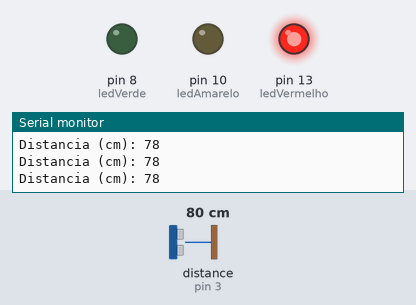
Simulated run of this sketch. Board: Arduino Uno, built with avr-gcc and run on an emulated ATmega328P. Shown: output pins drawn as LEDs (lit = HIGH), the last lines printed to the serial monitor. Wiring (inferred from the names in the program): ultrasonic range finder: trigger pin 2; echo pin 3. Inputs (shaded band) come from the test bench; at power-on: distance to the obstacle (sensor on pin 3) 80 cm. The echo pulse lasts 58.3 µs per cm; pins used as bus, display or sensor lines are not drawn.

Above: at 1.2 s.
1.3 s: distance to the obstacle (sensor on pin 3) set to 99 cm
4.3 s: distance to the obstacle (sensor on pin 3) set to 105 cm
At 5.1 s:
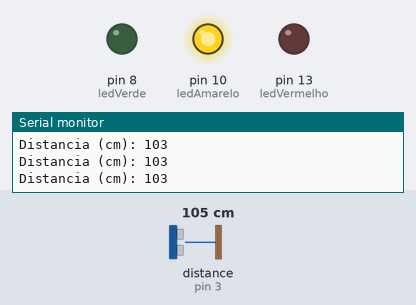
6.0 s: distance to the obstacle (sensor on pin 3) set to 197 cm
7.5 s: distance to the obstacle (sensor on pin 3) set to 206 cm
At 8.0 s:
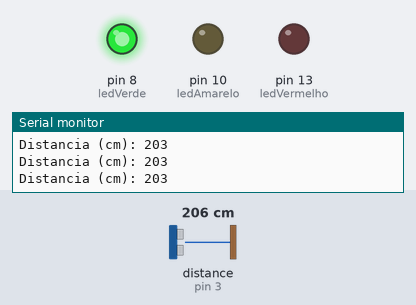
9.2 s: distance to the obstacle (sensor on pin 3) set to 2 cm
At 10.3 s:
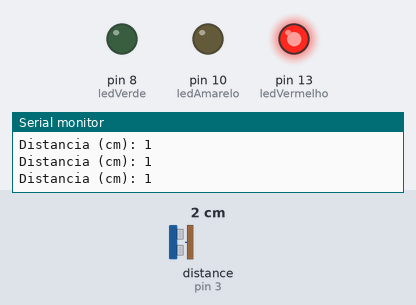
10.9 s: distance to the obstacle (sensor on pin 3) set to 120 cm
At 11.6 s:
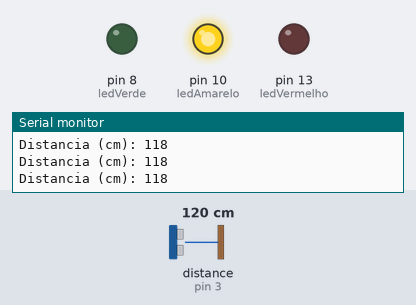
Timing chart, 0 to 13.5 s (numbered marks = the images above; inputs shaded):
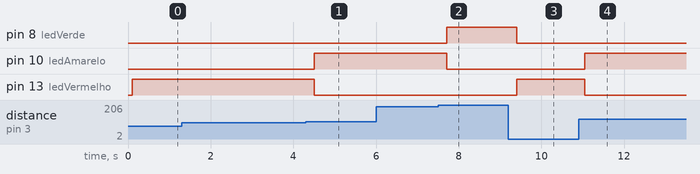

Measured:
- the behaviour switches between 101 and 102 cm on distance to the obstacle (sensor on pin 3) (found by bisection; images 0 and 1)
- the behaviour switches between 202 and 203 cm on distance to the obstacle (sensor on pin 3) (found by bisection; images 1 and 2)
- after the input at 4.3 s, pin 10 (ledAmarelo): LOW → HIGH after 0.20 s; pin 13 (ledVermelho): HIGH → LOW after 0.20 s
- after the input at 7.5 s, pin 8 (ledVerde): LOW → HIGH after 0.21 s; pin 10 (ledAmarelo): HIGH → LOW after 0.21 s
- after the input at 9.2 s, pin 8 (ledVerde): HIGH → LOW after 0.21 s; pin 13 (ledVermelho): LOW → HIGH after 0.21 s
- after the input at 10.9 s, pin 10 (ledAmarelo): LOW → HIGH after 0.15 s; pin 13 (ledVermelho): HIGH → LOW after 0.15 s

The sketch:

Code.ino
```cpp
const byte triggerPin = 2;
const byte echoPin = 3;

long duracao;
int distancia;

int ledVerde = 8;
int ledAmarelo = 10;
int ledVermelho = 13;

void setup()
{
  Serial.begin(9600);
  pinMode(triggerPin, OUTPUT);
  pinMode(echoPin, INPUT);

  pinMode(ledVerde, OUTPUT);
  pinMode(ledAmarelo, OUTPUT);
  pinMode(ledVermelho, OUTPUT);
}

void loop()
{
  digitalWrite(triggerPin, LOW);
  delay(1);
  digitalWrite(triggerPin, HIGH);
  delayMicroseconds(10);
  digitalWrite(triggerPin, LOW);

  duracao = pulseIn(echoPin, HIGH);
  distancia = duracao*0.017;

  Serial.print("Distancia (cm): ");
  Serial.println(distancia);
  delay(100);

  if(distancia>=200){
    digitalWrite(ledVerde, HIGH);
    digitalWrite(ledAmarelo, LOW);
    digitalWrite(ledVermelho, LOW);
  }

  else if(distancia<200 && distancia>=100){
      digitalWrite(ledVerde, LOW);
    digitalWrite(ledAmarelo, HIGH);
    digitalWrite(ledVermelho, LOW);
  }

  else if(distancia<100){
    digitalWrite(ledVerde, LOW);
    digitalWrite(ledAmarelo, LOW);
    digitalWrite(ledVermelho, HIGH);
  }

}
```
